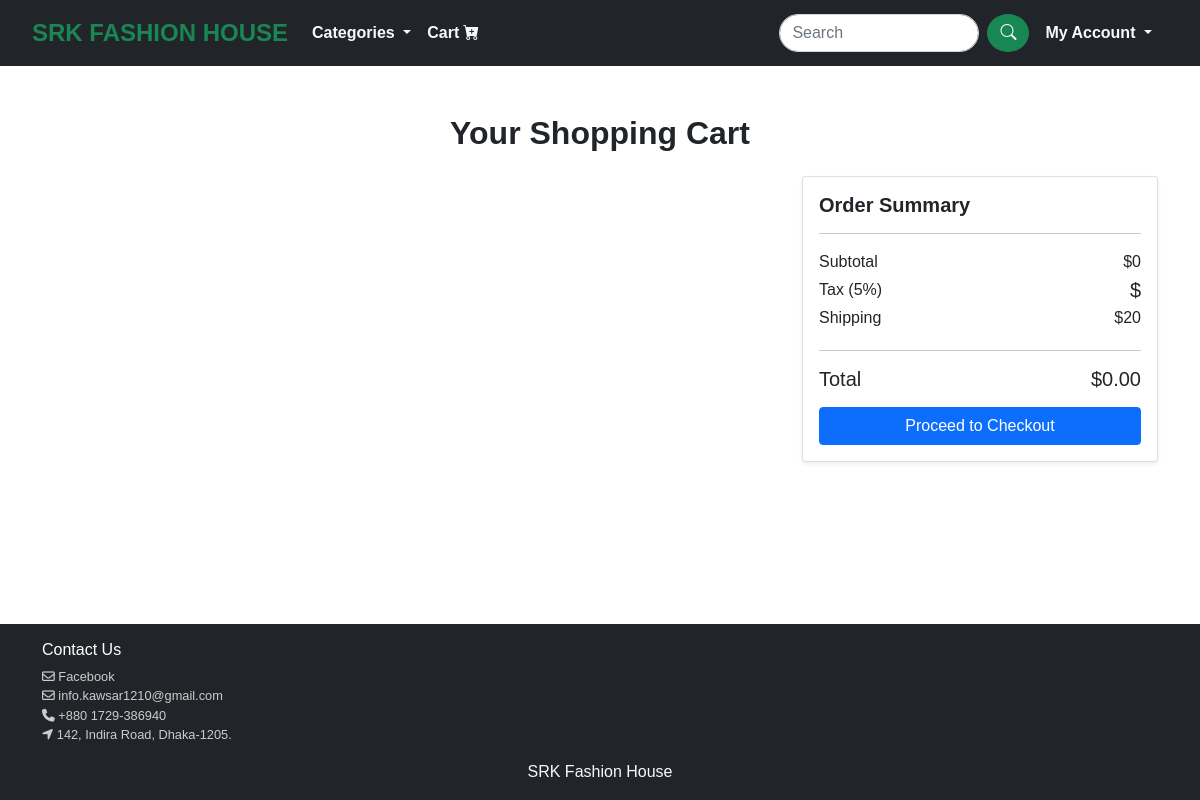
The app's page /cart/ (signed in), older data.
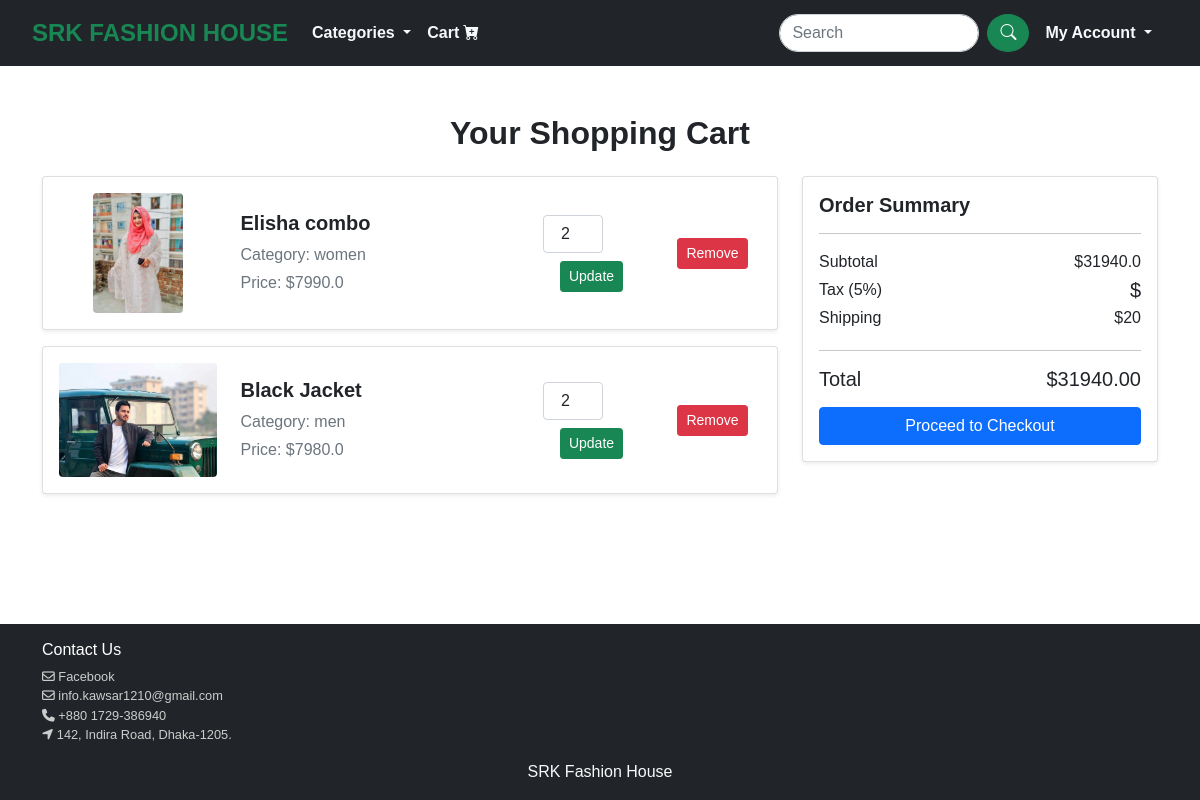
The same page, newer data.
### products/models.py (models this page shows, shortened)
class CartItem(models.Model):
    user = models.ForeignKey(User, on_delete=models.CASCADE)
    product = models.ForeignKey(Product, on_delete=models.CASCADE)
    quantity = models.PositiveIntegerField(default=1)

class Product(models.Model):
    name = models.CharField(max_length=100)
    price = models.FloatField()
    image = models.ImageField(upload_to='products', null=True, blank=True)
    description = models.TextField()
    CATEGORY_CHOICES = [
        ('men', 'Men'),
        ('women', 'Women'),
        ('children', 'Children'),
    ]
    category = models.CharField(
        max_length=100,
        choices=CATEGORY_CHOICES,
        default='women',
    )

### srkFashionHouse/views.py (the view)
# urls.py: path('cart/',views.cart,name='cart'),
@login_required
def cart(request):
    cart_items = CartItem.objects.filter(user=request.user)
    total = sum(item.product.price * item.quantity for item in cart_items)
    context = {
        'cart_items': cart_items,
        'total': total,
    }
    return render(request, 'cart.html', context)

### templates/cart.html (shortened to what this page needs)
{% extends 'base.html' %}
{% load static %}
{% block content %}
<div class="container mt-5">
    <h2 class="text-center mb-4" style="font-weight: bold;">Your Shopping Cart</h2>
    <div class="row">
        <div class="col-lg-8">
            {% for item in cart_items %}
            <div class="card shadow-sm mb-3">
                <div class="card-body">
                    <div class="row align-items-center">
                        <div class="col-md-3 text-center">
                            <img src="{{ item.product.image.url }}" alt="Product Image"
                                 class="img-fluid rounded" style="max-height: 120px; object-fit: contain;">
                        </div>
                        <div class="col-md-5">
                            <h5 class="mb-2" style="font-weight: bold;">{{ item.product.name }}</h5>
                            <p class="mb-1 text-muted">Category: {{ item.product.category }}</p>
                            <p class="mb-0 text-muted">Price: ${{ item.product.price }}</p>
                        </div>
                        <div class="col-md-2 text-center">
                            <form action="{% url 'update_quantity' item.id %}" method="POST">
                                <input type="number" name="quantity" value="{{ item.quantity }}"
                                       class="form-control text-center" style="width: 60px;" min="1" required>
                                <button type="submit" class="btn btn-success btn-sm mt-2">Update</button>
                            </form>
                        </div>
                        <div class="col-md-2 text-center">
                            <a href="{% url 'remove_from_cart' item.id %}" class="btn btn-danger btn-sm">Remove</a>
                        </div>
                    </div>
                </div>
            </div>
            {% endfor %}
        </div>
        <div class="col-lg-4">
            <div class="card shadow-sm">
                <div class="card-body">
                    <h5 class="card-title" style="font-weight: bold;">Order Summary</h5>
                    <hr>
                    <div class="d-flex justify-content-between">
                        <p class="mb-1">Subtotal</p>
                        <p class="mb-1">${{ total }}</p>
                    </div>
                    <div class="d-flex justify-content-between">
                        <p class="mb-1">Tax (5%)</p>
                        <h5 class="mb-0">${{ grand_total|floatformat:2 }}</h5>
                    </div>
                    <div class="d-flex justify-content-between">
                        <p class="mb-1">Shipping</p>
                        <p class="mb-1">$20</p>
                    </div>
                    <hr>
                    <div class="d-flex justify-content-between">
                        <h5 class="mb-0">Total</h5>
                        <h5 class="mb-0">${{ total|floatformat:2 }}</h5>
                    </div>
                    <a href="#" class="btn btn-primary w-100 mt-3">Proceed to Checkout</a>
                </div>
            </div>
        </div>
    </div>
</div>
{% endblock %}

### templates/base.html (shortened to what this page needs)
<!DOCTYPE html>
{% load static %}
<html lang="en">
<head>
 <link href="https://cdn.jsdelivr.net/npm/bootstrap@5.0.0-beta1/dist/css/bootstrap.min.css" rel="stylesheet">
 <link rel="stylesheet" href="https://cdn.jsdelivr.net/npm/bootstrap-icons@1.3.0/font/bootstrap-icons.css">
 <link rel="stylesheet" href="{% static 'css/style.css' %}">
</head>
<body>
    {% include 'header.html' %}
    {% block content %}{% endblock %}
    {% include 'footer.html' %}
  </body>
</html>

### templates/header.html (shortened to what this page needs)
{% load static %}
<nav class="navbar navbar-expand-lg navbar-dark bg-dark" style="padding: 10px 20px;">
  <div class="container-fluid">
    <a class="navbar-brand text-success fw-bold" href="/" style="font-size: 1.5rem;">SRK FASHION HOUSE</a>
    <div class="collapse navbar-collapse" id="navbarSupportedContent" style="align-items: center;">
      <ul class="navbar-nav me-auto mb-2 mb-lg-0">
        <li class="nav-item dropdown">
          <a class="nav-link dropdown-toggle text-light fw-bold" href="#" id="navbarDropdown" role="button" data-bs-toggle="dropdown" aria-expanded="false">
            Categories
          </a>
        </li>
        <li class="nav-item">
          <a class="nav-link text-light fw-bold" href="{% url 'cart' %}" tabindex="-1" style="position: relative;">
            Cart<i class="bi bi-cart-plus-fill ms-1"></i>
          </a>
        </li>
      </ul>
      <form class="d-flex search-form ms-auto" style="width: 250px;">
        <input class="form-control me-2" type="search" placeholder="Search" aria-label="Search" style="border-radius: 20px;">
        <button class="btn btn-success" type="submit" style="border-radius: 50%;">
          <i class="bi bi-search"></i>
        </button>
      </form>
      {% if user.is_authenticated %}
      <ul class="navbar-nav mb-2 mb-lg-0 mx-lg-2 order-sm-last">
        <li class="nav-item dropdown">
          <a class="nav-link dropdown-toggle text-light fw-bold" href="#" id="myaccount" role="button" data-bs-toggle="dropdown" aria-expanded="false">
            My Account
          </a>
        </li>
      </ul>
      {% endif %}
    </div>
  </div>
</nav>

### templates/footer.html (shortened to what this page needs)
{% load static %}
<body class="d-flex flex-column min-vh-100">
<div class="footer mt-auto bg-dark text-light">
    <div class="container py-3">
        <div class="row d-flex footer-items">
            <div class="elementor-column elementor-col-33 elementor-top-column elementor-element elementor-element-2ad97fcd rey-colbg--classic" data-id="2ad97fcd" data-element_type="column" data-settings="{&quot;background_background&quot;:&quot;classic&quot;}">
			<div class="elementor-column-wrap--2ad97fcd elementor-widget-wrap elementor-element-populated">
                <h5>Contact Us</h5>
                <div class="elementor-element elementor-element-735a2789 elementor-icon-list--layout-traditional elementor-list-item-link-full_width elementor-widget elementor-widget-icon-list" data-id="735a2789" data-element_type="widget" data-widget_type="icon-list.default">
				<div class="elementor-widget-container">
                    <ul class="elementor-icon-list-items">
                            <li class="elementor-icon-list-item">
                                <a href="https://www.facebook.com/kawsar121001/">
                                <span class="elementor-icon-list-icon"><i aria-hidden="true" class="far fa-envelope"></i></span>
								<span class="elementor-icon-list-text">Facebook</span>
                                </a>
							</li>
							<li class="elementor-icon-list-item">
                                <a href="mailto:info.kawsar1210@gmail.com">
                                <span class="elementor-icon-list-icon"><i aria-hidden="true" class="far fa-envelope"></i></span>
								<span class="elementor-icon-list-text">info.kawsar1210@gmail.com</span>
                                </a>
							</li>
							<li class="elementor-icon-list-item">
								<a href="tel:+8801713429330">
                                <span class="elementor-icon-list-icon"><i aria-hidden="true" class="fas fa-phone"></i></span>
								<span class="elementor-icon-list-text">+880 1729-386940</span>
								</a>
							</li>
							<li class="elementor-icon-list-item">
								<a href="#">
                                <span class="elementor-icon-list-icon"><i aria-hidden="true" class="fas fa-location-arrow"></i></span>
								<span class="elementor-icon-list-text">142, Indira Road, Dhaka-1205.</span>
								</a>
							</li>
					</ul>
				</div>
				</div>
                </div>
		    </div>
       </div>
       <div class="row text-center">
         <span>SRK Fashion House</span>
       </div>
    </div>
</div>
</body>

### static/css/style.css (style rules this page uses)
body { min-height: 100vh; font-family: 'Lucida Sans', 'Lucida Sans Regular', 'Lucida Grande', 'Lucida Sans Unicode', Geneva, Verdana, sans-serif; }
.footer-items h5 { color: white; font-size: 1rem; }
.footer-items ul { list-style: none; padding: 0; font-size: 0.8rem; }
.footer-items a { color:#ccc; text-decoration: none; }
.search-form input, .search-form button { border-radius: 0; }

Row changes from the older to the newer data that the page shows:
added CartItem: product.image (picture), product.name "Elisha combo", product.category "women", product.price "7990.0", quantity "2"
added CartItem: product.image (picture), product.name "Black Jacket", product.category "men", product.price "7980.0", quantity "2"
Text that changed along with them:
{{ total }}: "0" → "31940.0"
{{ total|floatformat:2 }}: "0.00" → "31940.00"
